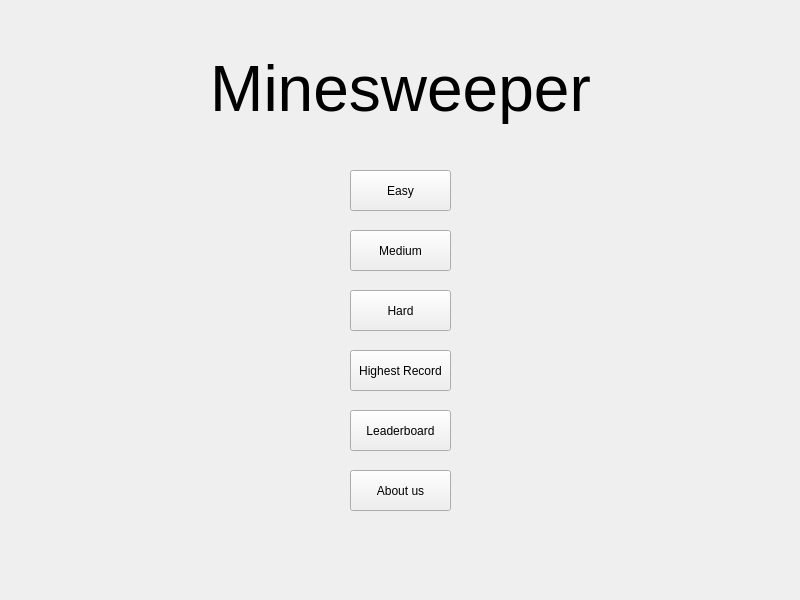
<?xml version="1.0" encoding="UTF-8"?>
<ui version="4.0">
 <class>MainWindow</class>
 <widget class="QMainWindow" name="MainWindow">
  <property name="geometry">
   <rect>
    <x>0</x>
    <y>0</y>
    <width>800</width>
    <height>600</height>
   </rect>
  </property>
  <property name="windowTitle">
   <string>MainWindow</string>
  </property>
  <widget class="QWidget" name="centralwidget">
   <widget class="QPushButton" name="pushButton">
    <property name="geometry">
     <rect>
      <x>350</x>
      <y>170</y>
      <width>101</width>
      <height>41</height>
     </rect>
    </property>
    <property name="text">
     <string>Easy</string>
    </property>
   </widget>
   <widget class="QPushButton" name="pushButton_2">
    <property name="geometry">
     <rect>
      <x>350</x>
      <y>230</y>
      <width>101</width>
      <height>41</height>
     </rect>
    </property>
    <property name="text">
     <string>Medium</string>
    </property>
   </widget>
   <widget class="QPushButton" name="pushButton_3">
    <property name="geometry">
     <rect>
      <x>350</x>
      <y>290</y>
      <width>101</width>
      <height>41</height>
     </rect>
    </property>
    <property name="text">
     <string>Hard</string>
    </property>
   </widget>
   <widget class="QLabel" name="label">
    <property name="geometry">
     <rect>
      <x>130</x>
      <y>30</y>
      <width>541</width>
      <height>121</height>
     </rect>
    </property>
    <property name="text">
     <string>&lt;html&gt;&lt;head/&gt;&lt;body&gt;&lt;p align=&quot;center&quot;&gt;&lt;span style=&quot; font-size:48pt;&quot;&gt;Minesweeper&lt;/span&gt;&lt;/p&gt;&lt;/body&gt;&lt;/html&gt;</string>
    </property>
   </widget>
   <widget class="QPushButton" name="pushButton_4">
    <property name="geometry">
     <rect>
      <x>350</x>
      <y>350</y>
      <width>101</width>
      <height>41</height>
     </rect>
    </property>
    <property name="text">
     <string>Highest Record</string>
    </property>
   </widget>
   <widget class="QPushButton" name="pushButton_5">
    <property name="geometry">
     <rect>
      <x>350</x>
      <y>410</y>
      <width>101</width>
      <height>41</height>
     </rect>
    </property>
    <property name="text">
     <string>Leaderboard</string>
    </property>
   </widget>
   <widget class="QPushButton" name="pushButton_6">
    <property name="geometry">
     <rect>
      <x>350</x>
      <y>470</y>
      <width>101</width>
      <height>41</height>
     </rect>
    </property>
    <property name="text">
     <string>About us</string>
    </property>
   </widget>
  </widget>
  <widget class="QMenuBar" name="menubar">
   <property name="geometry">
    <rect>
     <x>0</x>
     <y>0</y>
     <width>800</width>
     <height>17</height>
    </rect>
   </property>
  </widget>
 </widget>
 <resources/>
 <connections/>
</ui>
